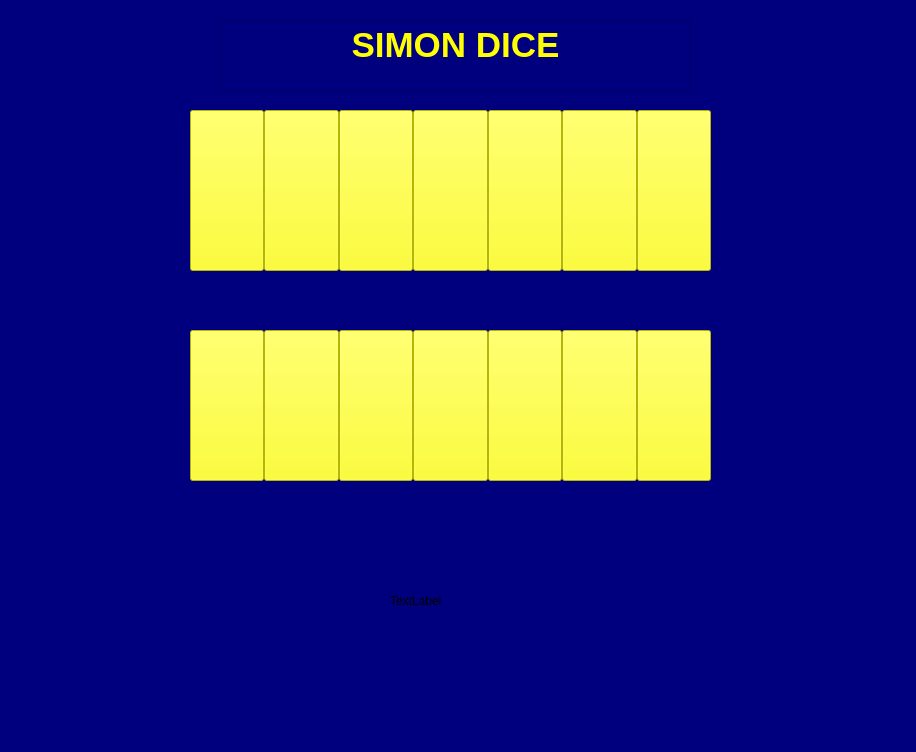
<?xml version="1.0" encoding="UTF-8"?>
<ui version="4.0">
 <class>MainWindow</class>
 <widget class="QMainWindow" name="MainWindow">
  <property name="geometry">
   <rect>
    <x>0</x>
    <y>0</y>
    <width>916</width>
    <height>752</height>
   </rect>
  </property>
  <property name="windowTitle">
   <string>MainWindow</string>
  </property>
  <property name="styleSheet">
   <string notr="true">background-color: rgb(0, 0, 127);</string>
  </property>
  <widget class="QWidget" name="centralwidget">
   <property name="styleSheet">
    <string notr="true">selection-color: qradialgradient(spread:reflect, cx:0.495, cy:0.5, radius:0.5, fx:0.5, fy:0.5, stop:0 rgba(0, 0, 127, 255), stop:1 rgba(255, 255, 255, 255));</string>
   </property>
   <widget class="QLabel" name="label">
    <property name="geometry">
     <rect>
      <x>750</x>
      <y>530</y>
      <width>141</width>
      <height>161</height>
     </rect>
    </property>
    <property name="text">
     <string/>
    </property>
    <property name="pixmap">
     <pixmap>../../Downloads/584df3ad6a5ae41a83ddee08.png</pixmap>
    </property>
    <property name="scaledContents">
     <bool>true</bool>
    </property>
   </widget>
   <widget class="QTextBrowser" name="textBrowser">
    <property name="geometry">
     <rect>
      <x>220</x>
      <y>20</y>
      <width>471</width>
      <height>71</height>
     </rect>
    </property>
    <property name="html">
     <string>&lt;!DOCTYPE HTML PUBLIC &quot;-//W3C//DTD HTML 4.0//EN&quot; &quot;http://www.w3.org/TR/REC-html40/strict.dtd&quot;&gt;
&lt;html&gt;&lt;head&gt;&lt;meta name=&quot;qrichtext&quot; content=&quot;1&quot; /&gt;&lt;style type=&quot;text/css&quot;&gt;
p, li { white-space: pre-wrap; }
&lt;/style&gt;&lt;/head&gt;&lt;body style=&quot; font-family:'MS Shell Dlg 2'; font-size:7.8pt; font-weight:400; font-style:normal;&quot;&gt;
&lt;p align=&quot;center&quot; style=&quot; margin-top:0px; margin-bottom:0px; margin-left:0px; margin-right:0px; -qt-block-indent:0; text-indent:0px;&quot;&gt;&lt;span style=&quot; font-size:26pt; font-weight:600; color:#ffff00;&quot;&gt;SIMON DICE&lt;/span&gt;&lt;/p&gt;&lt;/body&gt;&lt;/html&gt;</string>
    </property>
   </widget>
   <widget class="QFrame" name="horizontalFrame_2">
    <property name="geometry">
     <rect>
      <x>180</x>
      <y>100</y>
      <width>541</width>
      <height>181</height>
     </rect>
    </property>
    <property name="styleSheet">
     <string notr="true">color: rgb(0, 0, 127);</string>
    </property>
    <layout class="QHBoxLayout" name="horizontalLayout_3">
     <property name="spacing">
      <number>0</number>
     </property>
     <property name="leftMargin">
      <number>10</number>
     </property>
     <property name="topMargin">
      <number>10</number>
     </property>
     <property name="rightMargin">
      <number>10</number>
     </property>
     <property name="bottomMargin">
      <number>10</number>
     </property>
     <item>
      <widget class="QPushButton" name="b_7">
       <property name="sizePolicy">
        <sizepolicy hsizetype="Minimum" vsizetype="Minimum">
         <horstretch>0</horstretch>
         <verstretch>0</verstretch>
        </sizepolicy>
       </property>
       <property name="styleSheet">
        <string notr="true">background-color: rgb(255, 255, 0);</string>
       </property>
       <property name="text">
        <string/>
       </property>
      </widget>
     </item>
     <item>
      <widget class="QPushButton" name="b_8">
       <property name="sizePolicy">
        <sizepolicy hsizetype="Minimum" vsizetype="Minimum">
         <horstretch>0</horstretch>
         <verstretch>0</verstretch>
        </sizepolicy>
       </property>
       <property name="styleSheet">
        <string notr="true">background-color: rgb(255, 255, 0);</string>
       </property>
       <property name="text">
        <string/>
       </property>
      </widget>
     </item>
     <item>
      <widget class="QPushButton" name="b_9">
       <property name="sizePolicy">
        <sizepolicy hsizetype="Minimum" vsizetype="Minimum">
         <horstretch>0</horstretch>
         <verstretch>0</verstretch>
        </sizepolicy>
       </property>
       <property name="styleSheet">
        <string notr="true">background :rgb(255, 255, 0)</string>
       </property>
       <property name="text">
        <string/>
       </property>
      </widget>
     </item>
     <item>
      <widget class="QPushButton" name="b_10">
       <property name="sizePolicy">
        <sizepolicy hsizetype="Minimum" vsizetype="Minimum">
         <horstretch>0</horstretch>
         <verstretch>0</verstretch>
        </sizepolicy>
       </property>
       <property name="styleSheet">
        <string notr="true">background :  rgb(255, 255, 0)</string>
       </property>
       <property name="text">
        <string/>
       </property>
      </widget>
     </item>
     <item>
      <widget class="QPushButton" name="b_11">
       <property name="sizePolicy">
        <sizepolicy hsizetype="Minimum" vsizetype="Minimum">
         <horstretch>0</horstretch>
         <verstretch>0</verstretch>
        </sizepolicy>
       </property>
       <property name="styleSheet">
        <string notr="true">background-color: rgb(255, 255, 0);</string>
       </property>
       <property name="text">
        <string/>
       </property>
      </widget>
     </item>
     <item>
      <widget class="QPushButton" name="b_12">
       <property name="sizePolicy">
        <sizepolicy hsizetype="Minimum" vsizetype="Minimum">
         <horstretch>0</horstretch>
         <verstretch>0</verstretch>
        </sizepolicy>
       </property>
       <property name="styleSheet">
        <string notr="true">background-color: rgb(255, 255, 0);</string>
       </property>
       <property name="text">
        <string/>
       </property>
      </widget>
     </item>
     <item>
      <widget class="QPushButton" name="b_13">
       <property name="sizePolicy">
        <sizepolicy hsizetype="Minimum" vsizetype="Minimum">
         <horstretch>0</horstretch>
         <verstretch>0</verstretch>
        </sizepolicy>
       </property>
       <property name="styleSheet">
        <string notr="true">background :rgb(255, 255, 0)</string>
       </property>
       <property name="text">
        <string/>
       </property>
      </widget>
     </item>
    </layout>
   </widget>
   <widget class="QFrame" name="horizontalFrame">
    <property name="geometry">
     <rect>
      <x>180</x>
      <y>320</y>
      <width>541</width>
      <height>171</height>
     </rect>
    </property>
    <property name="styleSheet">
     <string notr="true">color: rgb(0, 0, 127);</string>
    </property>
    <layout class="QHBoxLayout" name="horizontalLayout_4">
     <property name="spacing">
      <number>0</number>
     </property>
     <property name="leftMargin">
      <number>10</number>
     </property>
     <property name="topMargin">
      <number>10</number>
     </property>
     <property name="rightMargin">
      <number>10</number>
     </property>
     <property name="bottomMargin">
      <number>10</number>
     </property>
     <item>
      <widget class="QPushButton" name="b0_2">
       <property name="sizePolicy">
        <sizepolicy hsizetype="Minimum" vsizetype="Minimum">
         <horstretch>0</horstretch>
         <verstretch>0</verstretch>
        </sizepolicy>
       </property>
       <property name="styleSheet">
        <string notr="true">background-color: rgb(255, 255, 0);</string>
       </property>
       <property name="text">
        <string/>
       </property>
      </widget>
     </item>
     <item>
      <widget class="QPushButton" name="b2_2">
       <property name="sizePolicy">
        <sizepolicy hsizetype="Minimum" vsizetype="Minimum">
         <horstretch>0</horstretch>
         <verstretch>0</verstretch>
        </sizepolicy>
       </property>
       <property name="styleSheet">
        <string notr="true">background-color: rgb(255, 255, 0);</string>
       </property>
       <property name="text">
        <string/>
       </property>
      </widget>
     </item>
     <item>
      <widget class="QPushButton" name="b3_2">
       <property name="sizePolicy">
        <sizepolicy hsizetype="Minimum" vsizetype="Minimum">
         <horstretch>0</horstretch>
         <verstretch>0</verstretch>
        </sizepolicy>
       </property>
       <property name="styleSheet">
        <string notr="true">background :rgb(255, 255, 0)</string>
       </property>
       <property name="text">
        <string/>
       </property>
      </widget>
     </item>
     <item>
      <widget class="QPushButton" name="b4_2">
       <property name="sizePolicy">
        <sizepolicy hsizetype="Minimum" vsizetype="Minimum">
         <horstretch>0</horstretch>
         <verstretch>0</verstretch>
        </sizepolicy>
       </property>
       <property name="styleSheet">
        <string notr="true">background :  rgb(255, 255, 0)</string>
       </property>
       <property name="text">
        <string/>
       </property>
      </widget>
     </item>
     <item>
      <widget class="QPushButton" name="b5_2">
       <property name="sizePolicy">
        <sizepolicy hsizetype="Minimum" vsizetype="Minimum">
         <horstretch>0</horstretch>
         <verstretch>0</verstretch>
        </sizepolicy>
       </property>
       <property name="styleSheet">
        <string notr="true">background-color: rgb(255, 255, 0);</string>
       </property>
       <property name="text">
        <string/>
       </property>
      </widget>
     </item>
     <item>
      <widget class="QPushButton" name="b1_2">
       <property name="sizePolicy">
        <sizepolicy hsizetype="Minimum" vsizetype="Minimum">
         <horstretch>0</horstretch>
         <verstretch>0</verstretch>
        </sizepolicy>
       </property>
       <property name="styleSheet">
        <string notr="true">background-color: rgb(255, 255, 0);</string>
       </property>
       <property name="text">
        <string/>
       </property>
      </widget>
     </item>
     <item>
      <widget class="QPushButton" name="b7_2">
       <property name="sizePolicy">
        <sizepolicy hsizetype="Minimum" vsizetype="Minimum">
         <horstretch>0</horstretch>
         <verstretch>0</verstretch>
        </sizepolicy>
       </property>
       <property name="styleSheet">
        <string notr="true">background :rgb(255, 255, 0)</string>
       </property>
       <property name="text">
        <string/>
       </property>
      </widget>
     </item>
    </layout>
   </widget>
   <widget class="QLabel" name="label_2">
    <property name="geometry">
     <rect>
      <x>390</x>
      <y>530</y>
      <width>181</width>
      <height>141</height>
     </rect>
    </property>
    <property name="text">
     <string>TextLabel</string>
    </property>
   </widget>
  </widget>
  <widget class="QMenuBar" name="menubar">
   <property name="geometry">
    <rect>
     <x>0</x>
     <y>0</y>
     <width>916</width>
     <height>26</height>
    </rect>
   </property>
  </widget>
  <widget class="QStatusBar" name="statusbar"/>
 </widget>
 <resources/>
 <connections/>
</ui>
